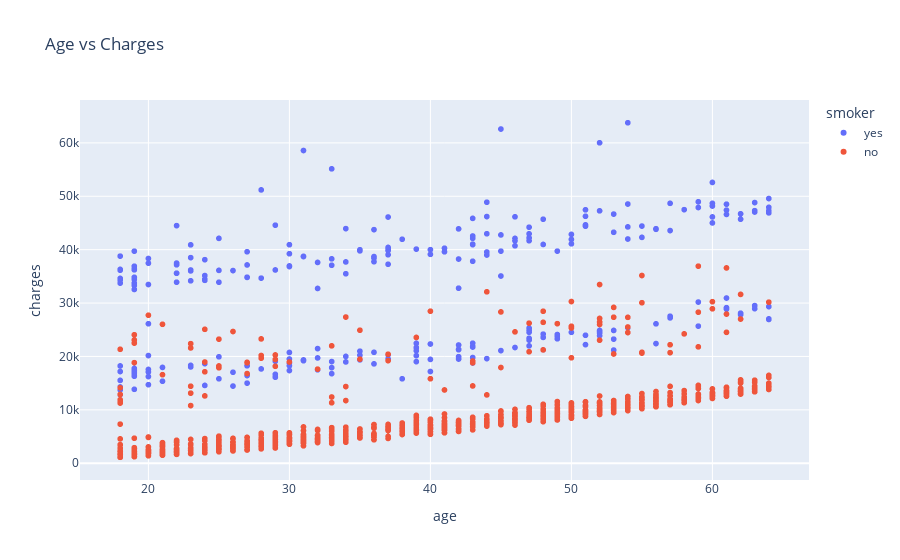

Notebook code for this chart:
### Markdown cell above
THE REASON YOU DO DATA ANALYSIS IS TO MAKE SURE YOUR DATA MATCHES THE DISTRIBUTION OF THE POPULATION. IF YOUR SAMPLE DATA DOESN'T CORRECTLY REFLECT THE POPULATION, THEN IT'LL BE WRONG.

### Code cell
#Scatter plot of age vs charges (capture a relationship bwt the two)
px.scatter(medical_df,x='age', y='charges', color='smoker',title='Age vs Charges')

#From this chart, age and charges are related linearly

### Figure 1 — Plotly figure (JSON) as saved in the notebook; plotly's stock layout.template omitted (floating-point values rounded to 4 significant figures; data arrays with more than 128 entries replaced by an {"elided": "..."} marker saying what was removed)
{"data": [{"hovertemplate": "smoker=yes<br>age=%{x}<br>charges=%{y}<extra></extra>", "legendgroup": "yes", "marker": {"color": "#636efa", "symbol": "circle"}, "mode": "markers", "name": "yes", "showlegend": true, "type": "scattergl", "x": {"elided": "274 int values"}, "xaxis": "x", "y": {"elided": "274 float values"}, "yaxis": "y"}, {"hovertemplate": "smoker=no<br>age=%{x}<br>charges=%{y}<extra></extra>", "legendgroup": "no", "marker": {"color": "#EF553B", "symbol": "circle"}, "mode": "markers", "name": "no", "showlegend": true, "type": "scattergl", "x": {"elided": "1064 int values"}, "xaxis": "x", "y": {"elided": "1064 float values"}, "yaxis": "y"}], "layout": {"legend": {"title": {"text": "smoker"}, "tracegroupgap": 0}, "title": {"text": "Age vs Charges"}, "xaxis": {"anchor": "y", "domain": [0, 1], "title": {"text": "age"}}, "yaxis": {"anchor": "x", "domain": [0, 1], "title": {"text": "charges"}}}}
